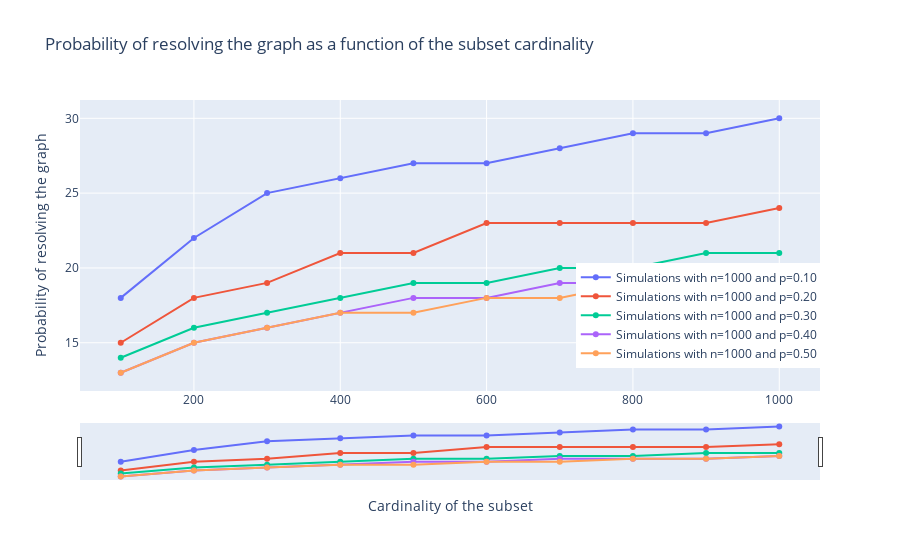

This figure's notebook cell:
### Code cell
# Define the trace for the scatter plot
d = {}
for i in q_range[1:]:
    d["scatter{}".format(i)] = go.Scatter(x=list(sol_all_q[i].keys()), y=list(sol_all_q[i].values()), mode='markers+lines', name='Simulations with n={} and p={:.2f}'.format(n, float(i)))

data = [sc for sc in d.values()]

# Define the layout
layout = go.Layout(title='Probability of resolving the graph as a function of the subset cardinality', 
                   xaxis=dict(title='Cardinality of the subset', rangeslider=dict(visible=True)), 
                   yaxis=dict(title='Probability of resolving the graph'),
                   legend=dict(x=0.67, y=0.08, orientation='v'))

# Combine the traces and layout into a figure
fig = go.Figure(data=data, layout=layout)

# Show the figure
fig.show()

### Figure 1 — Plotly figure (JSON) as saved in the notebook; plotly's stock layout.template omitted (floating-point values rounded to 4 significant figures)
{"data": [{"mode": "markers+lines", "name": "Simulations with n=1000 and p=0.10", "type": "scatter", "x": [100, 200, 300, 400, 500, 600, 700, 800, 900, 1000], "y": [18, 22, 25, 26, 27, 27, 28, 29, 29, 30]}, {"mode": "markers+lines", "name": "Simulations with n=1000 and p=0.20", "type": "scatter", "x": [100, 200, 300, 400, 500, 600, 700, 800, 900, 1000], "y": [15, 18, 19, 21, 21, 23, 23, 23, 23, 24]}, {"mode": "markers+lines", "name": "Simulations with n=1000 and p=0.30", "type": "scatter", "x": [100, 200, 300, 400, 500, 600, 700, 800, 900, 1000], "y": [14, 16, 17, 18, 19, 19, 20, 20, 21, 21]}, {"mode": "markers+lines", "name": "Simulations with n=1000 and p=0.40", "type": "scatter", "x": [100, 200, 300, 400, 500, 600, 700, 800, 900, 1000], "y": [13, 15, 16, 17, 18, 18, 19, 19, 19, 20]}, {"mode": "markers+lines", "name": "Simulations with n=1000 and p=0.50", "type": "scatter", "x": [100, 200, 300, 400, 500, 600, 700, 800, 900, 1000], "y": [13, 15, 16, 17, 17, 18, 18, 19, 19, 20]}], "layout": {"legend": {"orientation": "v", "x": 0.67, "y": 0.08}, "title": {"text": "Probability of resolving the graph as a function of the subset cardinality"}, "xaxis": {"rangeslider": {"visible": true}, "title": {"text": "Cardinality of the subset"}}, "yaxis": {"title": {"text": "Probability of resolving the graph"}}}}
